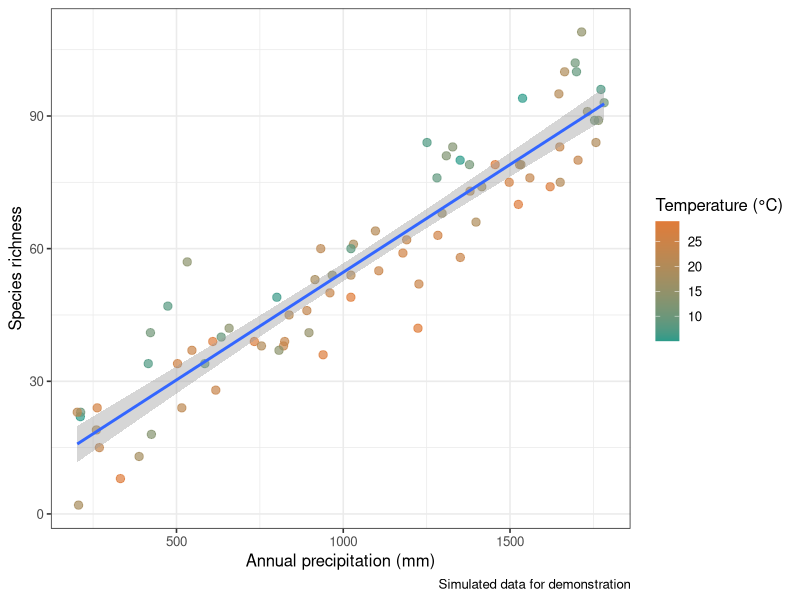

Write R code to recreate this figure.
## ---- chunk 1
#| label: demo-plot
#| echo: true                # show the code (overrides global echo: false)
#| fig-cap: "Simulated species richness across a precipitation gradient"
#| fig-alt: "Scatter plot showing a positive relationship between precipitation and species richness"
#| fig-width: 7
#| fig-height: 4

library(ggplot2)

set.seed(42)
n <- 80
data <- data.frame(precipitation_mm = runif(n, 200, 1800),
                   temperature_c    = runif(n, 5, 30))

data$species_richness <- round(0.05 * data$precipitation_mm - 0.8  * data$temperature_c +
                                 rnorm(n, 0, 8) + 20)

ggplot(data, aes(x = precipitation_mm, y = species_richness, colour = temperature_c)) +
  geom_point(alpha = 0.7, size = 2.5) +
  geom_smooth(method = "lm", se = TRUE) +
  scale_colour_gradient(low = "#2C9B8A", high = "#E07B39",
                        name = "Temperature (°C)") +
  labs(x = "Annual precipitation (mm)",
       y = "Species richness",
       caption = "Simulated data for demonstration") +
  theme_bw(base_size = 12)
